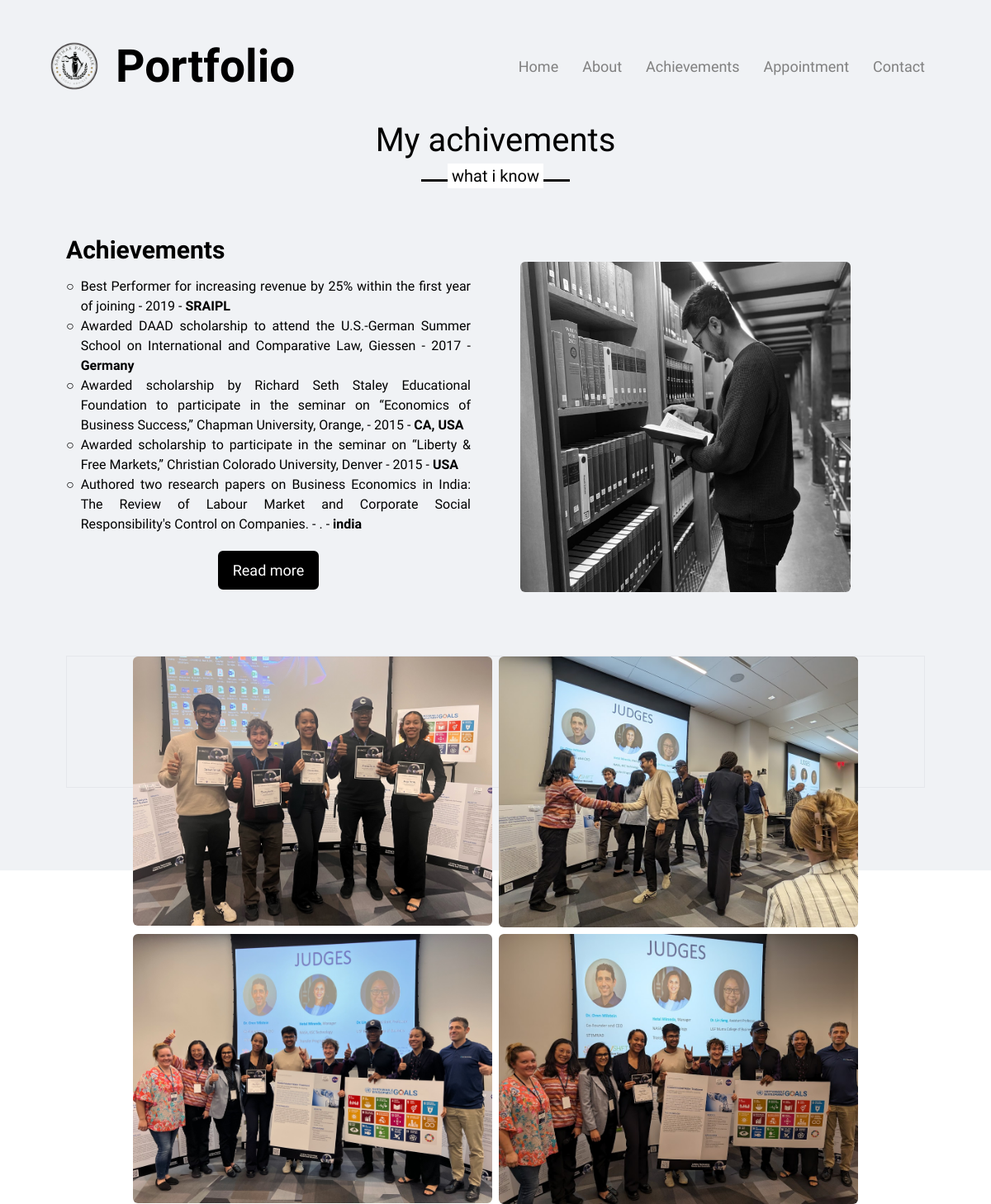
Screenshot of /achivements with the database file from the repository.
### myapp/models.py (models this page shows)
class AchivementsModel(models.Model):
    name = models.CharField(max_length = 200)
    year = models.CharField(max_length = 5)
    location = models.CharField(max_length = 100)

### myapp/views.py (the view)
# urls.py: path("achivements",views.achivements,name="achivements")
def achivements(request):
    achivements = AchivementsModel.objects.all()
    data = {
        "achivements":achivements
    }
    return render(request,'achivements.html',data)

### templates/achivements.html (shortened to what this page needs)
{%extends "base.html"%} {%load static %} {%block body %}
<section class="education bg-white" id="education">
  <div class="max-width mt-10">
      <h2 class="title">My achivements</h2>
      <div class="education-content">
          <div class="column left">
              <div class="text" style="font-size:30px;">Achievements</div>
                  {% for i in achivements %}
                      <div class="flex flex-row gap-2">
                          <p>○</p>
                          <p>{{i.name}} - {{i.year}} - <span class="font-bold">{{i.location}}</span></p>
                      </div>
                  {% endfor %}
              <center><a href="#" class="mb-10">Read more</a></center>
          </div>
          <div class="column right">
            <img src={% static '/Assets/newimg2.jpeg' %} alt="" >
          </div>
  </div>
  <div class="max-width mt-10 border h-40 grid grid-cols-2 gap-2">
    <img class="rounded-md" src={% static '/fwd/1.jpg' %} alt="">
    <img class="rounded-md" src={% static '/fwd/5.jpg' %} alt="">
    <img class="rounded-md" src={% static '/fwd/2.jpg' %} alt="">
    <img class="rounded-md" src={% static '/fwd/4.jpg' %} alt="">
  </div>
</section>
{%endblock body%}

### static/Styles/style.css (style rules this page uses)
* { margin: 0; padding: 0; box-sizing: border-box; text-decoration: none; }
html { scroll-behavior: smooth; }
section { padding: 100px 0; background: hsl(216, 19%, 95%) !important; }
.max-width { max-width: 1300px; padding: 0 80px; margin: auto; }
.about, .services, .skills, .education, .experience, .teams, .contact, .nyaayAI, footer { font-family: "Quattrocento", serif; }
.about .about-content, .services .serv-content, .education .education-content, .experience .experience-content, .nyaayAI .nyaayAI-content, .skills .skills-content, .contact .contact-content { display: flex; flex-wrap: wrap; align-items: center; justify-content: space-between; }
section .title { position: relative; text-align: center; font-size: 40px; font-weight: 500; margin-bottom: 60px; padding-bottom: 20px; font-family: "Quattrocento", serif; }
section .title::before { content: ""; position: absolute; bottom: 0px; left: 50%; width: 180px; height: 3px; background: #111; transform: translateX(-50%); }
section .title::after { position: absolute; bottom: -8px; left: 50%; font-size: 20px; color: black; padding: 0 5px; background: #fff; transform: translateX(-50%); }
.education .education-content .right img { height: 400px; width: 400px; object-fit: cover; border-radius: 6px; }
.education .title::after { content: "what i know"; }
.education .education-content .column { width: calc(50% - 30px); }
.education .education-content .left .text { font-size: 20px; font-weight: 600; margin-bottom: 10px; }
.education .education-content .left p { text-align: justify; }
.education .education-content .left a { display: inline-block; background: black; color: #fff; font-size: 18px; font-weight: 500; padding: 8px 16px; margin-top: 20px; border-radius: 6px; border: 2px solid black; transition: all 0.3s ease; }

### rows the page displays
AchivementsModel: name "Best Performer for increasing revenue by 25% within the first year of joining", year "2019", location "SRAIPL"
AchivementsModel: name "Awarded DAAD scholarship to attend the U.S.-German Summer School on International and Comparative Law, Giessen", year "2017", location "Germany"
AchivementsModel: name "Awarded scholarship by Richard Seth Staley Educational Foundation to participate in the seminar on “Economics of Business Success,” Chapman University, Orange,", year "2015", location "CA, USA"
AchivementsModel: name "Awarded scholarship to participate in the seminar on “Liberty & Free Markets,” Christian Colorado University, Denver", year "2015", location "USA"
AchivementsModel: name "Authored two research papers on Business Economics in India: The Review of Labour Market and Corporate Social Responsibility's Control on Companies.", year ".", location "india"
